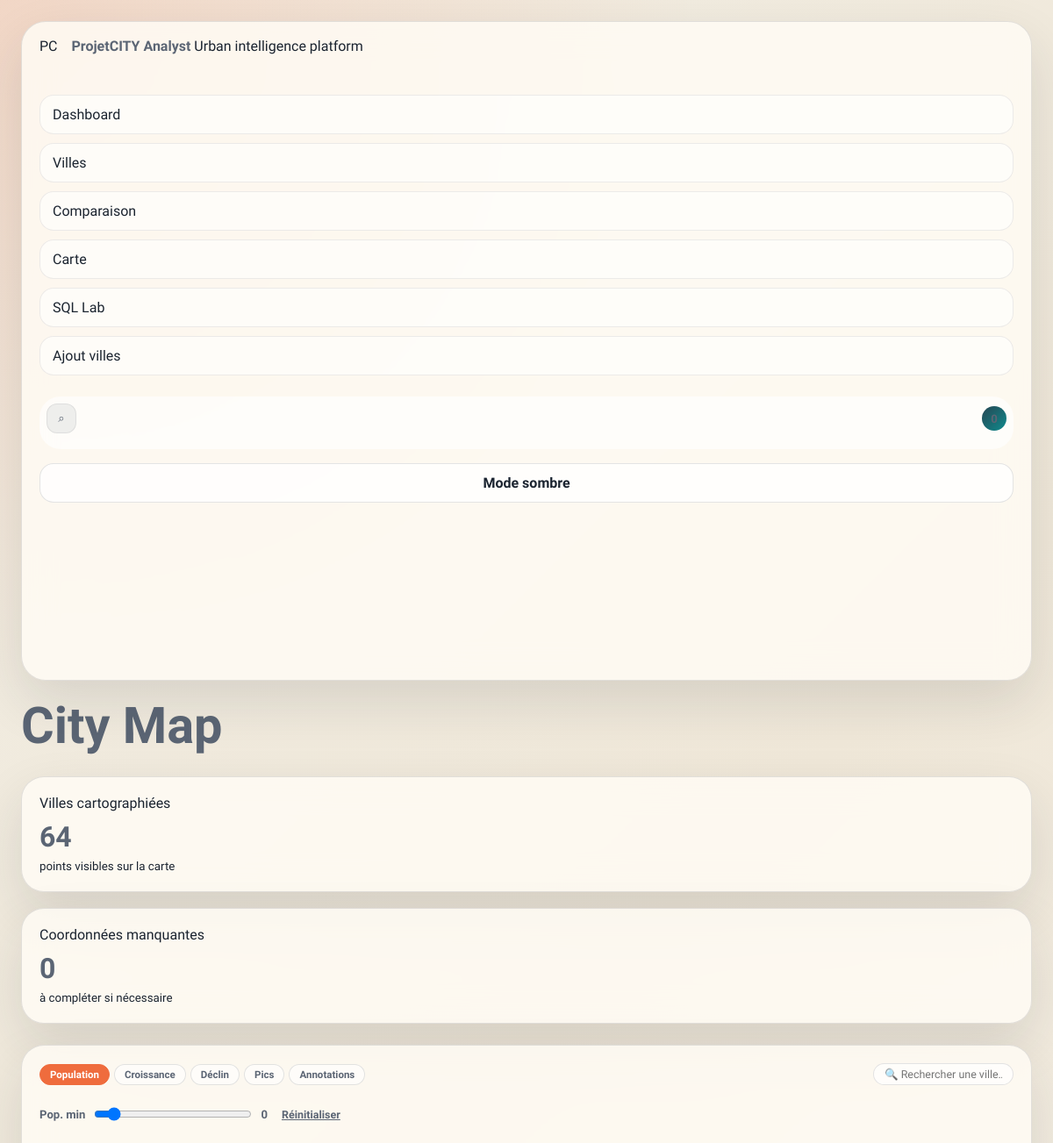
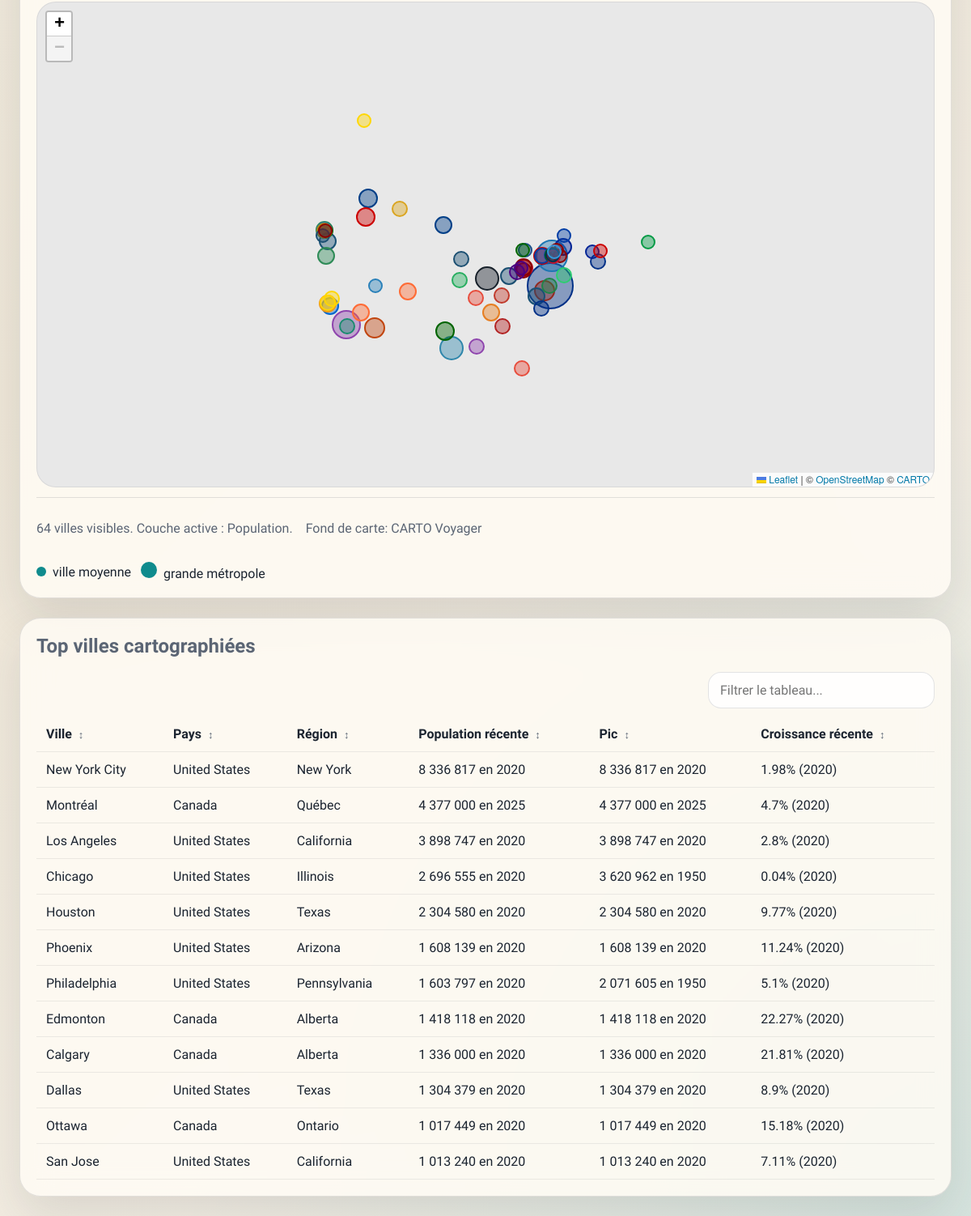
The page /map on the database its author committed (2 pictures, top to bottom).
### tables this page shows
CREATE TABLE dim_city (
    city_id INTEGER PRIMARY KEY AUTOINCREMENT,
    city_name TEXT NOT NULL,
    city_slug TEXT NOT NULL UNIQUE,
    region TEXT,
    country TEXT NOT NULL,
    city_color TEXT,
    source_file TEXT NOT NULL
);

### app/routes.py (the view)
@web.route("/map")
def city_map() -> str:
    service = AnalyticsService()
    filters = service.normalize_filters(request.args)
    return render_template(
        "web/map.html",
        page_title="City Map",
        filters=filters,
        map_payload=service.get_map_payload(filters),
    )

### app/db.py (called while the page is built)
def get_db() -> sqlite3.Connection:
    if "db" not in g:
        connection = sqlite3.connect(current_app.config["DATABASE_PATH"])
        connection.row_factory = sqlite3.Row
        connection.execute("PRAGMA foreign_keys = ON;")
        g.db = connection
    return g.db

### app/routes.py (called while the page is built)
@web.app_context_processor
def inject_navigation() -> dict[str, object]:
    service = AnalyticsService()
    return {
        "nav_filters": service.get_filter_options(),
    }

### app/services/analytics.py (called while the page is built)
    def normalize_filters(self, args: Any) -> dict[str, str | None]:
        country = self._clean_value(args.get("country"))
        region = self._clean_value(args.get("region"))
        search = self._clean_value(args.get("search"))
        period = self._clean_value(args.get("period"))
        return {"country": country, "region": region, "search": search, "period": period}

    def get_filter_options(self) -> dict[str, list[str]]:
        connection = get_db()
        countries = [row[0] for row in connection.execute(
            "SELECT DISTINCT country FROM dim_city WHERE country IS NOT NULL ORDER BY country"
        )]
        regions = [row[0] for row in connection.execute(
            "SELECT DISTINCT region FROM dim_city WHERE region IS NOT NULL ORDER BY region"
        )]
        periods = [row[0] for row in connection.execute(
            "SELECT DISTINCT period_label FROM dim_time WHERE period_label IS NOT NULL"
        )]
        periods = [label for label in PERIOD_ORDER if label in periods]
        return {"countries": countries, "regions": regions, "periods": periods}

    def _analysis_filter_sql(
        self,
        filters: dict[str, str | None],
        *,
        alias: str | None = None,
        include_city: bool = True,
    ) -> str:
        parts: list[str] = []
        prefix = f"{alias}." if alias else ""
        if filters.get("country"):
            parts.append(f"AND {prefix}country = ?")
        if filters.get("region"):
            parts.append(f"AND {prefix}region = ?")
        if include_city and filters.get("search"):
            parts.append(f"AND {prefix}city_name LIKE ?")
        if filters.get("period"):
            parts.append(f"AND {prefix}period_label = ?")
        return " ".join(parts)

    def _filtered_analysis_cte(self, filters: dict[str, str | None]) -> str:
        return f"filtered_analysis AS (SELECT * FROM vw_city_population_analysis WHERE 1 = 1 {self._analysis_filter_sql(filters)})"

### templates/web/map.html (shortened to what this page needs)
{% extends 'web/base.html' %}
{% block head_extra %}
<link rel="stylesheet" href="{{ url_for('static', filename='css/leaflet.css') }}">
{% endblock %}
{% block content %}
<section class="metrics-grid">
    <article class="metric-card">
        <span>Villes cartographiées</span>
        <strong>{{ map_payload.mapped_count }}</strong>
        <small>points visibles sur la carte</small>
    </article>
    <article class="metric-card">
        <span>Coordonnées manquantes</span>
        <strong>{{ map_payload.missing_count }}</strong>
        <small>à compléter si nécessaire</small>
    </article>
</section>
<section class="panel map-panel-full">
    <div class="map-toolbar">
        <div class="map-toolbar-left">
            <div class="map-layer-pills" id="map-theme-pills">
                <button type="button" class="map-layer-pill is-active" data-theme="population">Population</button>
                <button type="button" class="map-layer-pill" data-theme="growth">Croissance</button>
                <button type="button" class="map-layer-pill" data-theme="decline">Déclin</button>
                <button type="button" class="map-layer-pill" data-theme="peak">Pics</button>
                <button type="button" class="map-layer-pill" data-theme="annotations">Annotations</button>
            </div>
        </div>
        <div class="map-toolbar-right">
            <input id="map-search-filter" type="text" placeholder="🔍 Rechercher une ville…" class="map-search-input">
        </div>
    </div>
    <div class="map-slider-row">
        <label class="map-pop-label">
            Pop. min
            <input id="map-population-filter" type="range" min="0" max="5000000" step="50000" value="0">
            <span id="map-population-value" class="helper-text">0</span>
        </label>
        <button type="button" id="map-reset-filters" class="map-reset-link">Réinitialiser</button>
    </div>
    <div id="city-map" class="map-canvas" style="width:100%;height:600px;min-height:480px;"></div>
    <div class="map-reading-strip">
        <div class="map-reading-text">
            <p id="map-visible-summary" class="helper-text">{{ map_payload.mapped_count }} villes visibles.</p>
            <p id="map-provider-status" class="helper-text"></p>
        </div>
        <div class="map-legend">
            <span><i class="legend-dot legend-dot-small"></i>ville moyenne</span>
            <span><i class="legend-dot legend-dot-large"></i>grande métropole</span>
        </div>
    </div>
</section>
<section class="panel">
    <div class="panel-head">
        <h2>Top villes cartographiées</h2>
    </div>
    <div class="table-wrapper">
        <table data-sortable-table>
            <thead>
                <tr>
                    <th>Ville</th>
                    <th>Pays</th>
                    <th>Région</th>
                    <th>Population récente</th>
                    <th>Pic</th>
                    <th>Croissance récente</th>
                </tr>
            </thead>
            <tbody>
                {% for point in map_payload.top_points %}
                <tr>
                    <td><a href="{{ url_for('web.city_detail', city_slug=point.city_slug, country=filters.country, region=filters.region, period=filters.period, search=filters.search) }}">{{ point.city_name }}</a></td>
                    <td>{{ point.country }}</td>
                    <td>{{ point.region }}</td>
                    <td>{{ '{:,}'.format(point.population).replace(',', ' ') }} en {{ point.year }}</td>
                    <td>{{ '{:,}'.format(point.peak_population).replace(',', ' ') if point.peak_population else 'n/a' }}{% if point.peak_year %} en {{ point.peak_year }}{% endif %}</td>
                    <td>{% if point.latest_growth_pct is not none %}{{ point.latest_growth_pct }}% ({{ point.latest_growth_decade }}){% else %}n/a{% endif %}</td>
                </tr>
                {% endfor %}
            </tbody>
        </table>
    </div>
</section>
{% endblock %}

### templates/web/base.html (shortened to what this page needs)
<!doctype html>
<html lang="fr">
<head>
    {% block head_extra %}{% endblock %}
    <link rel="stylesheet" href="{{ url_for('static', filename='css/app.css') }}">
</head>
<body>
    {% set filter_state = namespace(count=0, summary='') %}
    {% if request.args.get('country') %}
        {% set filter_state.count = filter_state.count + 1 %}
        {% set filter_state.summary = request.args.get('country') %}
    {% endif %}
    {% if request.args.get('region') %}
        {% set filter_state.count = filter_state.count + 1 %}
        {% if not filter_state.summary %}{% set filter_state.summary = request.args.get('region') %}{% endif %}
    {% endif %}
    {% if request.args.get('period') %}
        {% set filter_state.count = filter_state.count + 1 %}
        {% if not filter_state.summary %}{% set filter_state.summary = request.args.get('period') %}{% endif %}
    {% endif %}
    {% if request.args.get('search') %}
        {% set filter_state.count = filter_state.count + 1 %}
        {% if not filter_state.summary %}{% set filter_state.summary = request.args.get('search') %}{% endif %}
    {% endif %}
    <div class="site-shell">
        <aside class="sidebar sidebar-nav">
            <div class="sidebar-nav-top">
                <a class="brand" href="{{ url_for('web.dashboard') }}">
                    <span class="brand-mark">PC</span>
                    <div>
                        <strong>ProjetCITY Analyst</strong>
                        <span>Urban intelligence platform</span>
                    </div>
                </a>
                <nav class="nav-links">
                    <a href="{{ url_for('web.dashboard') }}">Dashboard</a>
                    <a href="{{ url_for('web.city_directory') }}">Villes</a>
                    <a href="{{ url_for('web.compare') }}">Comparaison</a>
                    <a href="{{ url_for('web.city_map') }}">Carte</a>
                    <a href="{{ url_for('web.sql_lab') }}">SQL Lab</a>
                    <a href="{{ url_for('web.add_city') }}">Ajout villes</a>
                </nav>
                <details class="filter-card filter-card-collapsible sidebar-filter-card" {% if filter_state.count %}open{% endif %}>
                    <summary class="filter-summary">
                        <span class="filter-summary-icon" aria-hidden="true">⌕</span>
                        <span class="filter-count-badge">{{ filter_state.count }}</span>
                    </summary>
                </details>
            </div>
            <button type="button" class="theme-toggle-button" data-theme-toggle aria-label="Changer le thème">Mode sombre</button>
        </aside>
        <main class="main-panel">
            <header class="hero-bar">
                <h1>{{ page_title }}</h1>
            </header>
            {% block content %}{% endblock %}
        </main>
    </div>
</body>
</html>

### rows shown on the page
dim_city: city_name "New York City", country "United States", region "New York", population "8 336 817", year "2020", peak_population "8 336 817", peak_year "2020", latest_growth_pct "1.98", latest_growth_decade "2020"
dim_city: city_name "Montréal", country "Canada", region "Québec", population "4 377 000", year "2025", peak_population "4 377 000", peak_year "2025", latest_growth_pct "4.7", latest_growth_decade "2020"
dim_city: city_name "Los Angeles", country "United States", region "California", population "3 898 747", year "2020", peak_population "3 898 747", peak_year "2020", latest_growth_pct "2.8", latest_growth_decade "2020"
dim_city: city_name "Chicago", country "United States", region "Illinois", population "2 696 555", year "2020", peak_population "3 620 962", peak_year "1950", latest_growth_pct "0.04", latest_growth_decade "2020"
dim_city: city_name "Houston", country "United States", region "Texas", population "2 304 580", year "2020", peak_population "2 304 580", peak_year "2020", latest_growth_pct "9.77", latest_growth_decade "2020"
dim_city: city_name "Phoenix", country "United States", region "Arizona", population "1 608 139", year "2020", peak_population "1 608 139", peak_year "2020", latest_growth_pct "11.24", latest_growth_decade "2020"
dim_city: city_name "Philadelphia", country "United States", region "Pennsylvania", population "1 603 797", year "2020", peak_population "2 071 605", peak_year "1950", latest_growth_pct "5.1", latest_growth_decade "2020"
dim_city: city_name "Edmonton", country "Canada", region "Alberta", population "1 418 118", year "2020", peak_population "1 418 118", peak_year "2020", latest_growth_pct "22.27", latest_growth_decade "2020"
dim_city: city_name "Calgary", country "Canada", region "Alberta", population "1 336 000", year "2020", peak_population "1 336 000", peak_year "2020", latest_growth_pct "21.81", latest_growth_decade "2020"
dim_city: city_name "Dallas", country "United States", region "Texas", population "1 304 379", year "2020", peak_population "1 304 379", peak_year "2020", latest_growth_pct "8.9", latest_growth_decade "2020"
dim_city: city_name "Ottawa", country "Canada", region "Ontario", population "1 017 449", year "2020", peak_population "1 017 449", peak_year "2020", latest_growth_pct "15.18", latest_growth_decade "2020"
dim_city: city_name "San Jose", country "United States", region "California", population "1 013 240", year "2020", peak_population "1 013 240", peak_year "2020", latest_growth_pct "7.11", latest_growth_decade "2020"

### other values the page prints
{{ filter_state.count }} "0"
{{ page_title }} "City Map"
{{ map_payload.mapped_count }} "64"
{{ map_payload.missing_count }} "0"
